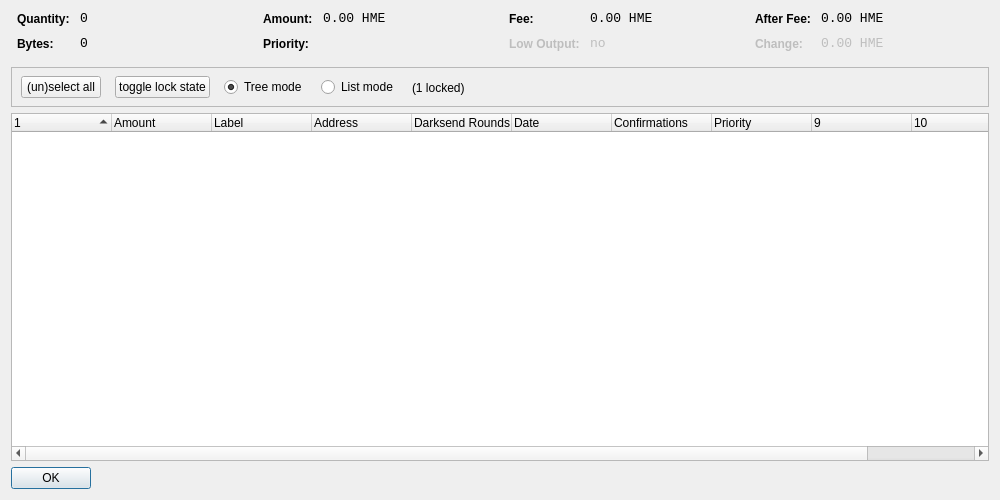
<?xml version="1.0" encoding="UTF-8"?>
<ui version="4.0">
 <class>CoinControlDialog</class>
 <widget class="QDialog" name="CoinControlDialog">
  <property name="geometry">
   <rect>
    <x>0</x>
    <y>0</y>
    <width>1000</width>
    <height>500</height>
   </rect>
  </property>
  <property name="windowTitle">
   <string>Coin Control</string>
  </property>
  <layout class="QVBoxLayout" name="verticalLayout">
   <item>
    <layout class="QHBoxLayout" name="horizontalLayoutTop" stretch="0,0,0,0">
     <property name="topMargin">
      <number>0</number>
     </property>
     <property name="bottomMargin">
      <number>10</number>
     </property>
     <item>
      <layout class="QFormLayout" name="formLayoutCoinControl1">
       <property name="horizontalSpacing">
        <number>10</number>
       </property>
       <property name="verticalSpacing">
        <number>10</number>
       </property>
       <property name="leftMargin">
        <number>6</number>
       </property>
       <property name="rightMargin">
        <number>6</number>
       </property>
       <item row="0" column="0">
        <widget class="QLabel" name="labelCoinControlQuantityText">
         <property name="styleSheet">
          <string notr="true">font-weight:bold;</string>
         </property>
         <property name="text">
          <string>Quantity:</string>
         </property>
        </widget>
       </item>
       <item row="0" column="1">
        <widget class="QLabel" name="labelCoinControlQuantity">
         <property name="font">
          <font>
           <family>Monospace</family>
           <pointsize>10</pointsize>
          </font>
         </property>
         <property name="cursor">
          <cursorShape>IBeamCursor</cursorShape>
         </property>
         <property name="contextMenuPolicy">
          <enum>Qt::ActionsContextMenu</enum>
         </property>
         <property name="text">
          <string notr="true">0</string>
         </property>
         <property name="textInteractionFlags">
          <set>Qt::LinksAccessibleByMouse|Qt::TextSelectableByKeyboard|Qt::TextSelectableByMouse</set>
         </property>
        </widget>
       </item>
       <item row="1" column="0">
        <widget class="QLabel" name="labelCoinControlBytesText">
         <property name="styleSheet">
          <string notr="true">font-weight:bold;</string>
         </property>
         <property name="text">
          <string>Bytes:</string>
         </property>
        </widget>
       </item>
       <item row="1" column="1">
        <widget class="QLabel" name="labelCoinControlBytes">
         <property name="font">
          <font>
           <family>Monospace</family>
           <pointsize>10</pointsize>
          </font>
         </property>
         <property name="cursor">
          <cursorShape>IBeamCursor</cursorShape>
         </property>
         <property name="contextMenuPolicy">
          <enum>Qt::ActionsContextMenu</enum>
         </property>
         <property name="text">
          <string notr="true">0</string>
         </property>
         <property name="textInteractionFlags">
          <set>Qt::LinksAccessibleByMouse|Qt::TextSelectableByKeyboard|Qt::TextSelectableByMouse</set>
         </property>
        </widget>
       </item>
      </layout>
     </item>
     <item>
      <layout class="QFormLayout" name="formLayoutCoinControl2">
       <property name="horizontalSpacing">
        <number>10</number>
       </property>
       <property name="verticalSpacing">
        <number>10</number>
       </property>
       <property name="leftMargin">
        <number>6</number>
       </property>
       <property name="rightMargin">
        <number>6</number>
       </property>
       <item row="0" column="0">
        <widget class="QLabel" name="labelCoinControlAmountText">
         <property name="styleSheet">
          <string notr="true">font-weight:bold;</string>
         </property>
         <property name="text">
          <string>Amount:</string>
         </property>
        </widget>
       </item>
       <item row="0" column="1">
        <widget class="QLabel" name="labelCoinControlAmount">
         <property name="font">
          <font>
           <family>Monospace</family>
           <pointsize>10</pointsize>
          </font>
         </property>
         <property name="cursor">
          <cursorShape>IBeamCursor</cursorShape>
         </property>
         <property name="contextMenuPolicy">
          <enum>Qt::ActionsContextMenu</enum>
         </property>
         <property name="text">
          <string notr="true">0.00 HME</string>
         </property>
         <property name="textInteractionFlags">
          <set>Qt::LinksAccessibleByMouse|Qt::TextSelectableByKeyboard|Qt::TextSelectableByMouse</set>
         </property>
        </widget>
       </item>
       <item row="1" column="0">
        <widget class="QLabel" name="labelCoinControlPriorityText">
         <property name="styleSheet">
          <string notr="true">font-weight:bold;</string>
         </property>
         <property name="text">
          <string>Priority:</string>
         </property>
        </widget>
       </item>
       <item row="1" column="1">
        <widget class="QLabel" name="labelCoinControlPriority">
         <property name="font">
          <font>
           <family>Monospace</family>
           <pointsize>10</pointsize>
          </font>
         </property>
         <property name="cursor">
          <cursorShape>IBeamCursor</cursorShape>
         </property>
         <property name="contextMenuPolicy">
          <enum>Qt::ActionsContextMenu</enum>
         </property>
         <property name="text">
          <string/>
         </property>
         <property name="textInteractionFlags">
          <set>Qt::LinksAccessibleByMouse|Qt::TextSelectableByKeyboard|Qt::TextSelectableByMouse</set>
         </property>
        </widget>
       </item>
      </layout>
     </item>
     <item>
      <layout class="QFormLayout" name="formLayoutCoinControl3">
       <property name="horizontalSpacing">
        <number>10</number>
       </property>
       <property name="verticalSpacing">
        <number>10</number>
       </property>
       <property name="leftMargin">
        <number>6</number>
       </property>
       <property name="rightMargin">
        <number>6</number>
       </property>
       <item row="0" column="0">
        <widget class="QLabel" name="labelCoinControlFeeText">
         <property name="styleSheet">
          <string notr="true">font-weight:bold;</string>
         </property>
         <property name="text">
          <string>Fee:</string>
         </property>
        </widget>
       </item>
       <item row="0" column="1">
        <widget class="QLabel" name="labelCoinControlFee">
         <property name="font">
          <font>
           <family>Monospace</family>
           <pointsize>10</pointsize>
          </font>
         </property>
         <property name="cursor">
          <cursorShape>IBeamCursor</cursorShape>
         </property>
         <property name="contextMenuPolicy">
          <enum>Qt::ActionsContextMenu</enum>
         </property>
         <property name="text">
          <string notr="true">0.00 HME</string>
         </property>
         <property name="textInteractionFlags">
          <set>Qt::LinksAccessibleByMouse|Qt::TextSelectableByKeyboard|Qt::TextSelectableByMouse</set>
         </property>
        </widget>
       </item>
       <item row="1" column="0">
        <widget class="QLabel" name="labelCoinControlLowOutputText">
         <property name="enabled">
          <bool>false</bool>
         </property>
         <property name="styleSheet">
          <string notr="true">font-weight:bold;</string>
         </property>
         <property name="text">
          <string>Low Output:</string>
         </property>
        </widget>
       </item>
       <item row="1" column="1">
        <widget class="QLabel" name="labelCoinControlLowOutput">
         <property name="enabled">
          <bool>false</bool>
         </property>
         <property name="font">
          <font>
           <family>Monospace</family>
           <pointsize>10</pointsize>
          </font>
         </property>
         <property name="cursor">
          <cursorShape>IBeamCursor</cursorShape>
         </property>
         <property name="contextMenuPolicy">
          <enum>Qt::ActionsContextMenu</enum>
         </property>
         <property name="text">
          <string notr="true">no</string>
         </property>
         <property name="textInteractionFlags">
          <set>Qt::LinksAccessibleByMouse|Qt::TextSelectableByKeyboard|Qt::TextSelectableByMouse</set>
         </property>
        </widget>
       </item>
      </layout>
     </item>
     <item>
      <layout class="QFormLayout" name="formLayoutCoinControl4">
       <property name="horizontalSpacing">
        <number>10</number>
       </property>
       <property name="verticalSpacing">
        <number>10</number>
       </property>
       <property name="leftMargin">
        <number>6</number>
       </property>
       <property name="rightMargin">
        <number>6</number>
       </property>
       <item row="0" column="0">
        <widget class="QLabel" name="labelCoinControlAfterFeeText">
         <property name="styleSheet">
          <string notr="true">font-weight:bold;</string>
         </property>
         <property name="text">
          <string>After Fee:</string>
         </property>
        </widget>
       </item>
       <item row="0" column="1">
        <widget class="QLabel" name="labelCoinControlAfterFee">
         <property name="font">
          <font>
           <family>Monospace</family>
           <pointsize>10</pointsize>
          </font>
         </property>
         <property name="cursor">
          <cursorShape>IBeamCursor</cursorShape>
         </property>
         <property name="contextMenuPolicy">
          <enum>Qt::ActionsContextMenu</enum>
         </property>
         <property name="text">
          <string notr="true">0.00 HME</string>
         </property>
         <property name="textInteractionFlags">
          <set>Qt::LinksAccessibleByMouse|Qt::TextSelectableByKeyboard|Qt::TextSelectableByMouse</set>
         </property>
        </widget>
       </item>
       <item row="1" column="0">
        <widget class="QLabel" name="labelCoinControlChangeText">
         <property name="enabled">
          <bool>false</bool>
         </property>
         <property name="styleSheet">
          <string notr="true">font-weight:bold;</string>
         </property>
         <property name="text">
          <string>Change:</string>
         </property>
        </widget>
       </item>
       <item row="1" column="1">
        <widget class="QLabel" name="labelCoinControlChange">
         <property name="enabled">
          <bool>false</bool>
         </property>
         <property name="font">
          <font>
           <family>Monospace</family>
           <pointsize>10</pointsize>
          </font>
         </property>
         <property name="cursor">
          <cursorShape>IBeamCursor</cursorShape>
         </property>
         <property name="contextMenuPolicy">
          <enum>Qt::ActionsContextMenu</enum>
         </property>
         <property name="text">
          <string notr="true">0.00 HME</string>
         </property>
         <property name="textInteractionFlags">
          <set>Qt::LinksAccessibleByMouse|Qt::TextSelectableByKeyboard|Qt::TextSelectableByMouse</set>
         </property>
        </widget>
       </item>
      </layout>
     </item>
    </layout>
   </item>
   <item>
    <widget class="QFrame" name="frame">
     <property name="minimumSize">
      <size>
       <width>0</width>
       <height>40</height>
      </size>
     </property>
     <property name="frameShape">
      <enum>QFrame::StyledPanel</enum>
     </property>
     <property name="frameShadow">
      <enum>QFrame::Sunken</enum>
     </property>
     <widget class="QWidget" name="horizontalLayoutWidget">
      <property name="geometry">
       <rect>
        <x>10</x>
        <y>0</y>
        <width>781</width>
        <height>41</height>
       </rect>
      </property>
      <layout class="QHBoxLayout" name="horizontalLayoutPanel" stretch="0,0,0,0,0">
       <property name="spacing">
        <number>14</number>
       </property>
       <item>
        <widget class="QPushButton" name="pushButtonSelectAll">
         <property name="sizePolicy">
          <sizepolicy hsizetype="Maximum" vsizetype="Fixed">
           <horstretch>0</horstretch>
           <verstretch>0</verstretch>
          </sizepolicy>
         </property>
         <property name="text">
          <string>(un)select all</string>
         </property>
        </widget>
       </item>
        <item>
         <widget class="QPushButton" name="pushButtonToggleLock">
          <property name="sizePolicy">
           <sizepolicy hsizetype="Maximum" vsizetype="Fixed">
            <horstretch>0</horstretch>
            <verstretch>0</verstretch>
           </sizepolicy>
          </property>
          <property name="text">
           <string>toggle lock state</string>
          </property>
          <property name="autoDefault">
           <bool>false</bool>
          </property>
         </widget>
        </item>
       <item>
        <widget class="QRadioButton" name="radioTreeMode">
         <property name="sizePolicy">
          <sizepolicy hsizetype="Maximum" vsizetype="Fixed">
           <horstretch>0</horstretch>
           <verstretch>0</verstretch>
          </sizepolicy>
         </property>
         <property name="text">
          <string>Tree mode</string>
         </property>
         <property name="checked">
          <bool>true</bool>
         </property>
        </widget>
       </item>
       <item>
        <widget class="QRadioButton" name="radioListMode">
         <property name="sizePolicy">
          <sizepolicy hsizetype="Maximum" vsizetype="Fixed">
           <horstretch>0</horstretch>
           <verstretch>0</verstretch>
          </sizepolicy>
         </property>
         <property name="text">
          <string>List mode</string>
         </property>
        </widget>
       </item>
        <item>
         <widget class="QLabel" name="labelLocked">
          <property name="text">
           <string>(1 locked)</string>
          </property>
         </widget>
        </item>
       <item>
        <spacer name="horizontalSpacer">
         <property name="orientation">
          <enum>Qt::Horizontal</enum>
         </property>
         <property name="sizeHint" stdset="0">
          <size>
           <width>40</width>
           <height>20</height>
          </size>
         </property>
        </spacer>
       </item>
      </layout>
     </widget>
    </widget>
   </item>
   <item>
    <widget class="CoinControlTreeWidget" name="treeWidget">
     <property name="contextMenuPolicy">
      <enum>Qt::CustomContextMenu</enum>
     </property>
     <property name="sortingEnabled">
      <bool>false</bool>
     </property>
     <property name="columnCount">
      <number>11</number>
     </property>
     <attribute name="headerShowSortIndicator" stdset="0">
      <bool>true</bool>
     </attribute>
     <attribute name="headerStretchLastSection">
      <bool>false</bool>
     </attribute>
     <column>
      <property name="text">
       <string/>
      </property>
     </column>
     <column>
      <property name="text">
       <string>Amount</string>
      </property>
     </column>
     <column>
      <property name="text">
       <string>Label</string>
      </property>
     </column>
     <column>
      <property name="text">
       <string>Address</string>
      </property>
     </column>
     <column>
      <property name="text">
       <string>Darksend Rounds</string>
      </property>
    </column>
     <column>
      <property name="text">
       <string>Date</string>
      </property>
     </column>
     <column>
      <property name="text">
       <string>Confirmations</string>
      </property>
      <property name="toolTip">
       <string>Confirmed</string>
      </property>
     </column>
     <column>
      <property name="text">
       <string>Priority</string>
      </property>
     </column>
     <column>
      <property name="text">
       <string/>
      </property>
     </column>
     <column>
      <property name="text">
       <string/>
      </property>
     </column>
     <column>
      <property name="text">
       <string/>
      </property>
     </column>
     <column>
      <property name="text">
       <string/>
      </property>
     </column>
    </widget>
   </item>
   <item>
    <widget class="QDialogButtonBox" name="buttonBox">
     <property name="sizePolicy">
      <sizepolicy hsizetype="Maximum" vsizetype="Fixed">
       <horstretch>0</horstretch>
       <verstretch>0</verstretch>
      </sizepolicy>
     </property>
     <property name="orientation">
      <enum>Qt::Horizontal</enum>
     </property>
     <property name="standardButtons">
      <set>QDialogButtonBox::Ok</set>
     </property>
    </widget>
   </item>
  </layout>
 </widget>
 <customwidgets>
  <customwidget>
   <class>CoinControlTreeWidget</class>
   <extends>QTreeWidget</extends>
   <header>coincontroltreewidget.h</header>
  </customwidget>
 </customwidgets>
 <resources/>
 <connections/>
</ui>
